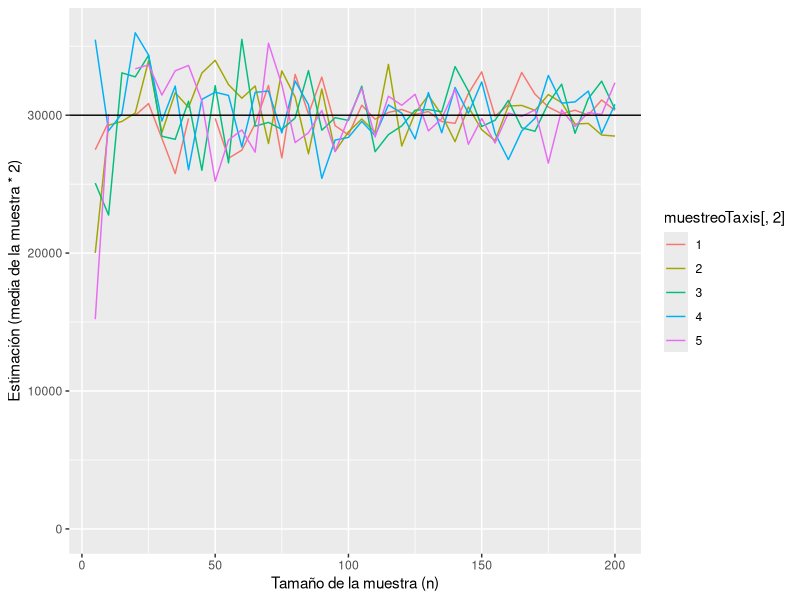

Write the R code that produced this figure.
## ---- chunk 1
# Cada número es el número de matrícula de cada taxi existente
poblacionDeTaxis <- seq(1,30000,1)
nPoblacionDeTaxis  <- length(poblacionDeTaxis)
# No todos los taxis están activos en el momento del muestreo
poblacionActivaDeTaxis <- sample(poblacionDeTaxis, 15000, replace = FALSE)
# Muestreamos la población activa
muestraDeTaxis <- sample(poblacionActivaDeTaxis, 40, replace = FALSE)
# Calculamos la estimación
media <- mean(muestraDeTaxis)
media * 2
## ---- chunk 2
tamaniosDeMuestra <- seq(5, 200, 5)
nTamaniosDeMuestra <- length(tamaniosDeMuestra)

cantidadDeLineas <- 5

muestreoTaxis <- data.frame()

for (i in 1:nTamaniosDeMuestra){
  for (j in 1:cantidadDeLineas){
     muestra <- c(tamaniosDeMuestra[i], j, mean(sample(poblacionActivaDeTaxis, tamaniosDeMuestra[i], replace = FALSE)) * 2)
     muestreoTaxis <- rbind(muestreoTaxis, muestra)
  }
}
muestreoTaxis[,2] <- as.factor(muestreoTaxis[,2])
muestreoTaxis
## ---- chunk 3
#library(tidyverse)
library(ggplot2)

ggplot(muestreoTaxis, aes(x = muestreoTaxis[,1], y = muestreoTaxis[,3], color = muestreoTaxis[,2])) +
  geom_line() +
  ylim(0,nPoblacionDeTaxis * 1.2) +
  geom_hline(yintercept= nPoblacionDeTaxis) +
  xlab('Tamaño de la muestra (n)') +
  ylab('Estimación (media de la muestra * 2)')
